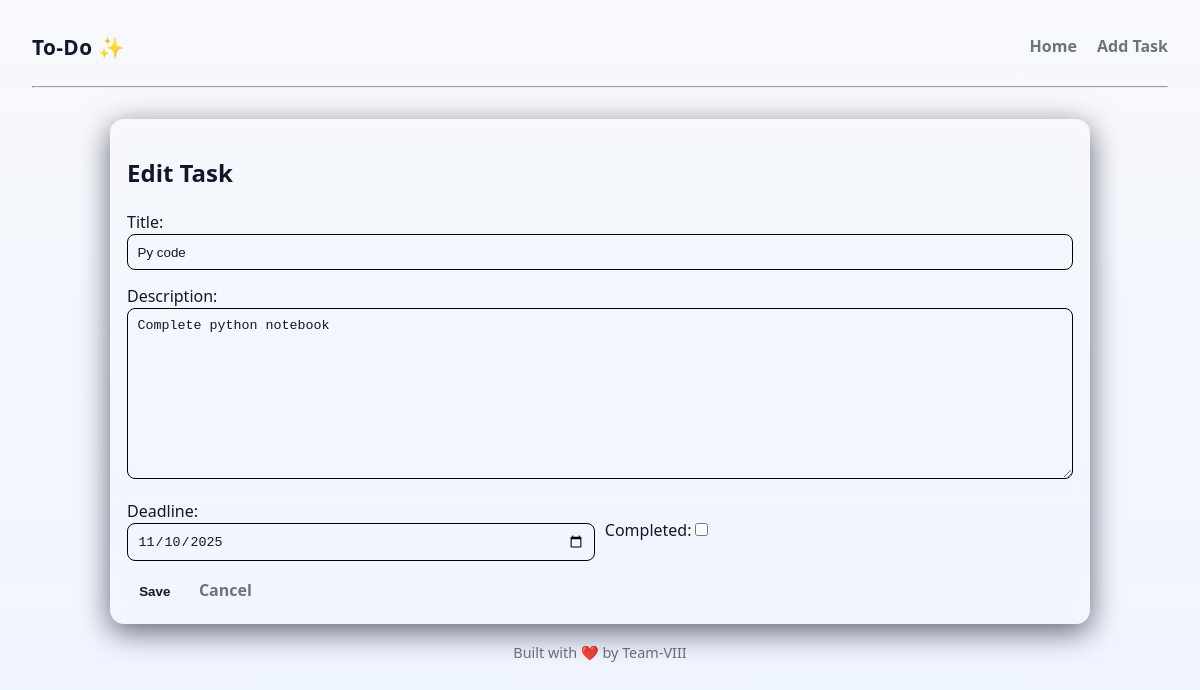
The app's page /task/15/edit/ with its own data.
### tasks/models.py (models this page shows, shortened)
class Task(models.Model):
    title = models.CharField(max_length=200)
    description = models.TextField(blank=True)
    deadline = models.DateField()
    completed = models.BooleanField(default=False)
    created_at = models.DateField(default=timezone.now)
    class Meta:
        ordering = ['completed', 'deadline', '-created_at']

### tasks/views.py (the view)
# urls.py: path('task/<int:pk>/edit/', views.edit_task, name='edit'),     # FBV - edit
def edit_task(request, pk):
    task = get_object_or_404(Task, pk=pk)
    if request.method == 'POST':
        form = TaskForm(request.POST, instance=task)
        if form.is_valid():
            form.save()
            return redirect('tasks:index')
    else:
        form = TaskForm(instance=task)
    return render(request, 'tasks/form.html', {'form': form, 'title': 'Edit Task'})

### tasks/forms.py
class TaskForm(forms.ModelForm):
    deadline = forms.DateField(
        widget=forms.DateInput(attrs={'type': 'date'}),
        input_formats=['%Y-%m-%d']
    )
    class Meta:
        model = Task
        fields = ['title', 'description', 'deadline', 'completed']

### templates/tasks/form.html (shortened to what this page needs)
{% extends 'base.html' %}
{% block content %}
<section class="panel">
  <h2>{{ title }}</h2>
  <form method="post" class="task-form">
    <div class="field">
      {{ form.title.label_tag }}{{ form.title }}
    </div>
    <div class="field">
      {{ form.description.label_tag }}{{ form.description }}
    </div>
    <div class="field split">
      <div>{{ form.deadline.label_tag }}{{ form.deadline }}</div>
      <div>{{ form.completed.label_tag }}{{ form.completed }}</div>
    </div>
    <div class="actions">
      <button class="btn">Save</button>
      <a class="btn ghost" href="{% url 'tasks:index' %}">Cancel</a>
    </div>
  </form>
</section>
{% endblock %}

### static/css/styles.css (style rules this page uses)
:root { --bg: #f7f9fc; --card: #ffffff; --muted: #6b7280; --accent: #6c8cff; --accent-2: #7bd389; --glass: rgba(255, 255, 255, 0.6); --radius: 14px; --shadow: 0 6px 18px rgba(20, 24, 40, 0.08); --glass-2: rgba(108, 140, 255, 0.08); --mono: "Segoe UI", Roboto, "Helvetica Neue", Arial, sans-serif; }
* { box-sizing: border-box; }
html, body { height: 100%; }
body { margin: 0; font-family: var(--mono); background: linear-gradient(180deg, var(--bg), #eef4ff); color: #0f172a; -webkit-font-smoothing: antialiased; -moz-osx-font-smoothing: grayscale; line-height: 1.45; transition: background 300ms ease; padding: 2rem; }
.panel { background: linear-gradient( 180deg, rgba(255, 255, 255, 0.02), rgba(255, 255, 255, 0.01) ); border-radius: 14px; padding: 1rem; box-shadow: 0 8px 30px rgba(2, 6, 23, 0.6), inset 0 1px 0 rgba(255, 255, 255, 0.02); backdrop-filter: blur(6px); border: 1px solid rgba(255, 255, 255, 0.03); }
.btn { background: linear-gradient( 90deg, rgba(255, 255, 255, 0.02), rgba(255, 255, 255, 0.01) ); border: 1px solid rgba(255, 255, 255, 0.04); padding: 0.45rem 0.7rem; border-radius: 8px; font-weight: 700; cursor: pointer; text-decoration: none; color: inherit; transition: transform 0.18s, box-shadow 0.18s, background 0.18s; }
.btn.ghost { background: transparent; border: 1px dashed rgba(255, 255, 255, 0.03); color: var(--muted); }
.task-form .field { margin-bottom: 0.9rem; }
.task-form input[type="text"], .task-form textarea, .task-form input[type="date"] { width: 100%; padding: 0.6rem; border-radius: 8px; border: 1px solid rgba(255, 255, 255, 0.04); background: transparent; color: inherit; border-color: black; }
.task-form textarea { min-height: 120px; resize: vertical; }
.field.split { display: flex; gap: 0.6rem; align-items: center; }
.field.split > div { flex: 1; }

### records on screen
Task: title "Py code", description "Complete python notebook", deadline "11/10/2025"

### other values on screen
{{ title }} "Edit Task"
